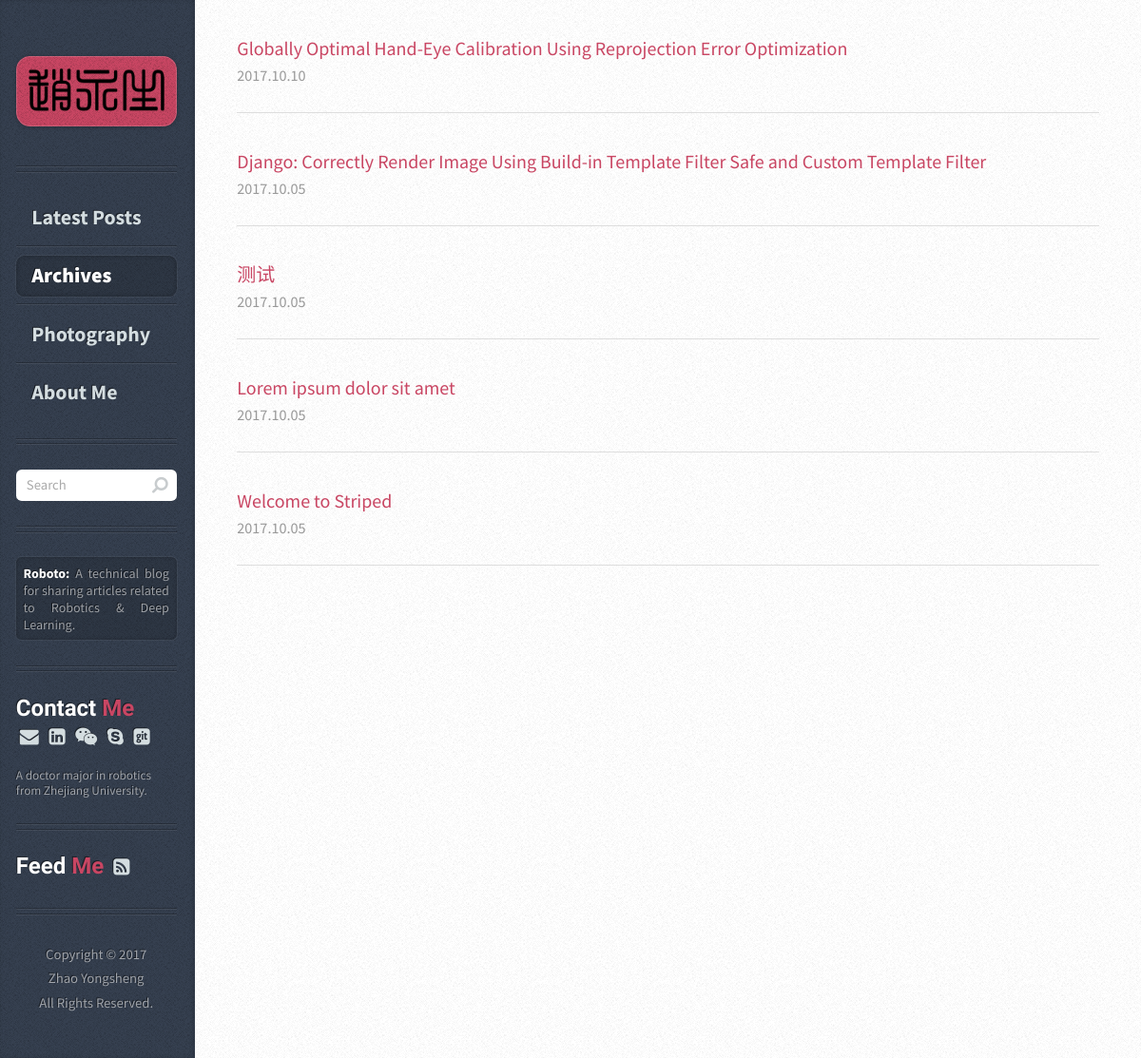
Before: /archives/ with the older database file.
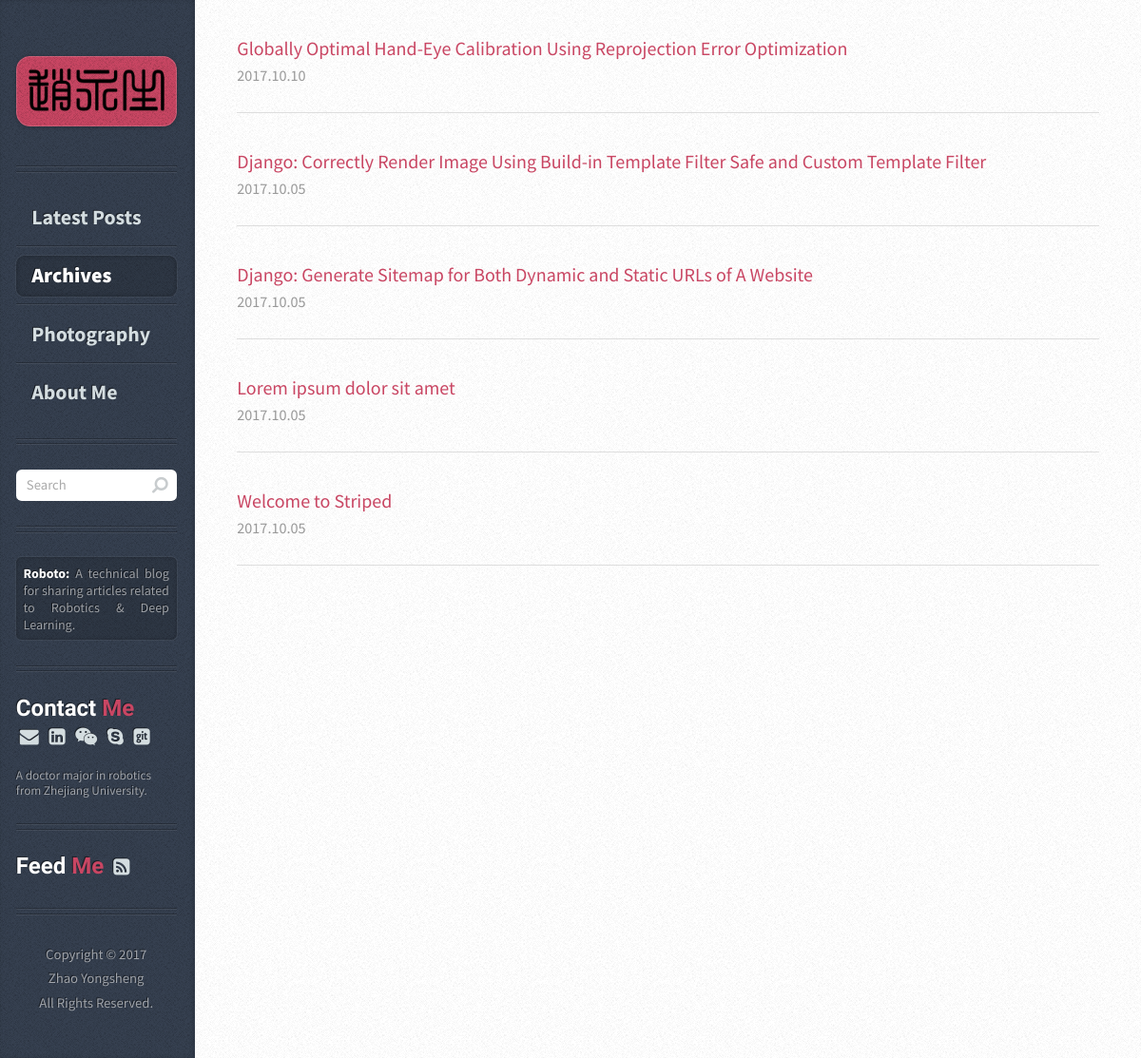
After: the same page with the newer database file.
### article/models.py (models this page shows, shortened)
class Article(models.Model):
    title = models.CharField(max_length=100)  # 博客题目
    category = models.CharField(max_length=50, blank=True)  # 博客标签
    lovecount = models.IntegerField(default=0)  # 博客点赞数量
    date_time = models.DateTimeField(auto_now_add=True)  # 博客日期
    abstract = models.TextField(blank=True, null=True)  # 博客文章简介
    content = models.TextField(blank=True, null=True)  # 博客文章正文
    cover = models.CharField(max_length=75, blank=True)  # 博客封面
    views = models.PositiveIntegerField(default=0) # 博客阅读数量
    class Meta:  # 按时间下降排序
        ordering = ['-date_time']

### article/views.py (the view)
# urls.py: url(r'^archives/$', archives, name='archives'),
def archives(request):
        post_list = Article.objects.all()
        return render(request, 'archives.html', {'post_list': post_list})

### templates/archives.html
	{% extends "base.html" %}
{% load static %}
{% block content_post %}
  {% for post in post_list%}
      <article class="box post post-excerpt">
          <a href="{% url "article" id=post.id %}" style="font-size: 20px; text-decoration: none; display: inline-block; padding-top: 9px;">{{ post.title }}</a>
        <div class="newinfo">
          <span class="newdate">
            <span class="newyear">
              {{post.date_time.year}}.{% if post.date_time.month < 10 %}0{{post.date_time.month}}{% else %}{{post.date_time.month}}{% endif %}.{% if post.date_time.day < 10 %}0{{post.date_time.day}}{% else %}{{post.date_time.day}}{% endif %}
            </span>
          </span>
        </div>
       </article>
  {% endfor %}
{% endblock %}
{% block content_nav %}
<li><a href="{% url "home" %}">Latest Posts</a></li>
<li class="current"><a href="{% url "archives" %}">Archives</a></li>
<li><a href="{% url "photography" %}">Photography</a></li>
<li><a href="{% url "about_me" %}">About Me</a></li>
{% endblock%}

Changed rows visible on the page:
changed Article: title "测试" → "Django: Generate Sitemap for Both Dynamic and Static URLs of A Website"
